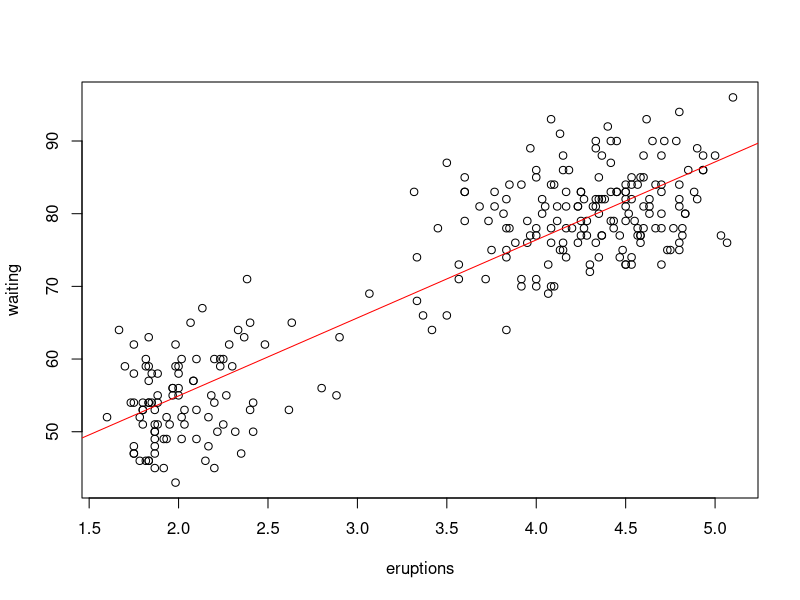
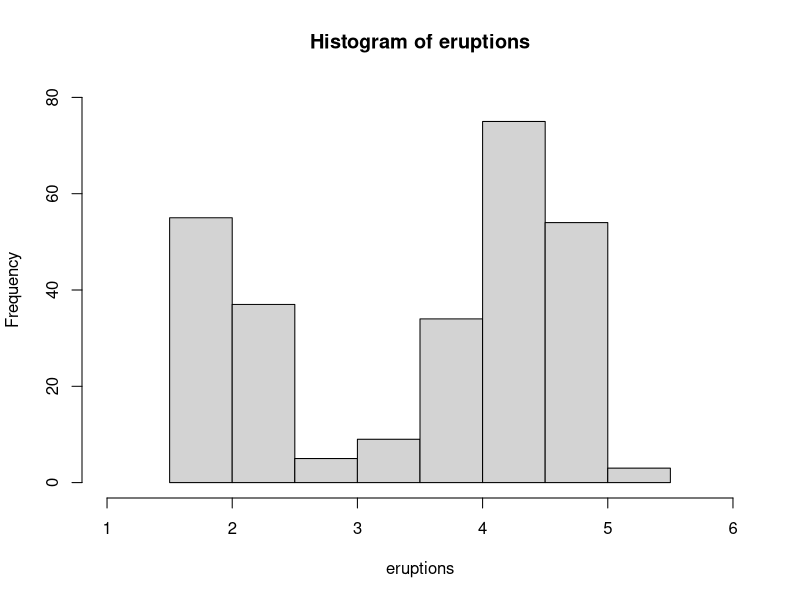
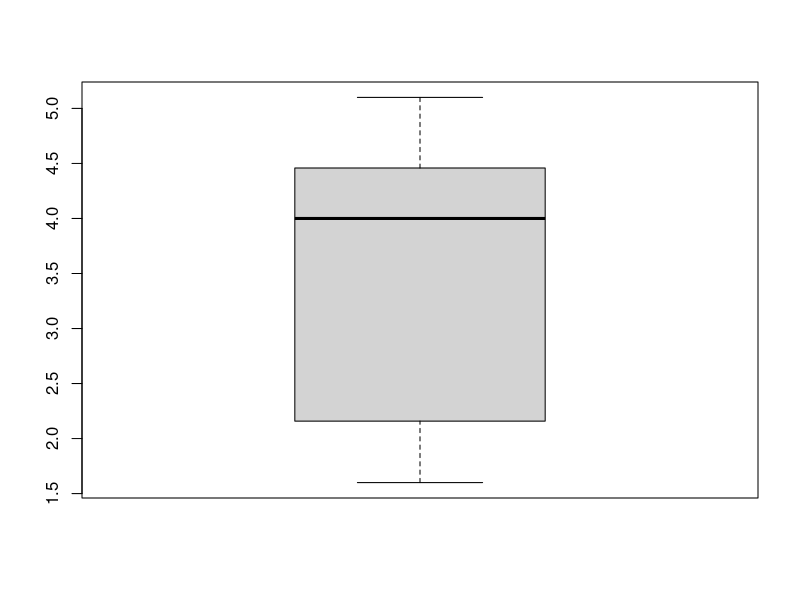
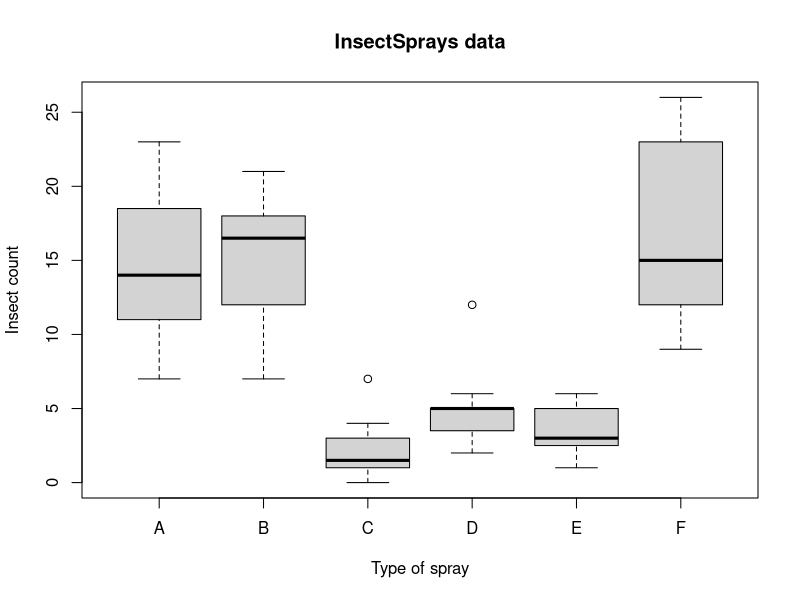

Write the R code that produced these figures, in order.
faithful
mean(faithful$eruptions)
median(faithful$eruptions)
quantile(faithful$eruptions,c(0.25,0.5,0.75))
quantile(faithful$eruptions,c(0.32,0.57,0.98))
range(faithful$eruptions)
attach(faithful)
IQR(eruptions)
sqrt(var(eruptions))
var(eruptions)
library(fBasics)
skewness(eruptions)
kurtosis(eruptions)
stem(eruptions)
plot(eruptions,waiting)
abline(lm(waiting~eruptions), col="red") # regression line (y~x)
hist(eruptions,ylim = c(0,80),xlim = c(1,6))
boxplot(eruptions)
InsectSprays
boxplot(count ~ spray, data = InsectSprays,xlab = "Type of spray", ylab = "Insect count",
main = "InsectSprays data", varwidth = TRUE, col = "lightgray")
cov(eruptions,waiting)
cor(eruptions,waiting)
